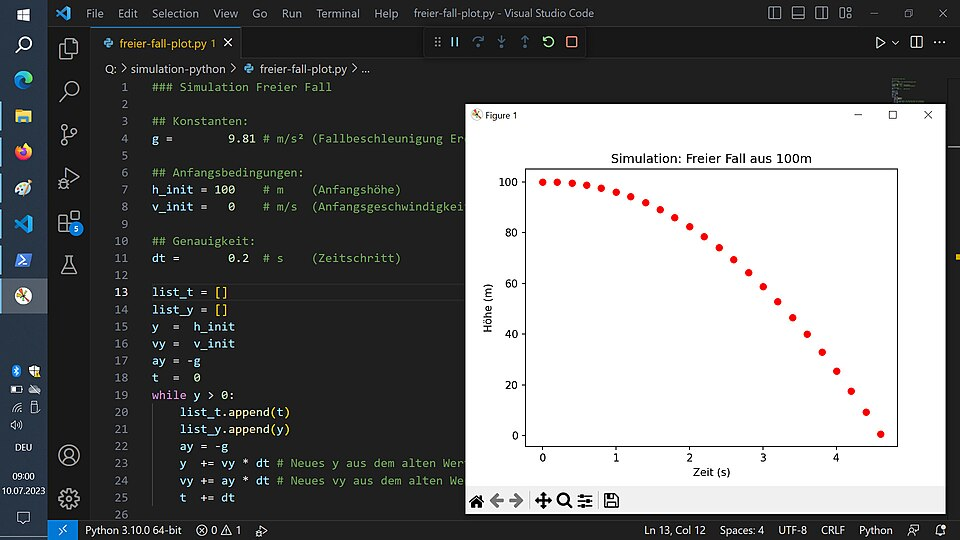
#> input picture 2026.10.07 - LENS WP4 - EDI/images/code-on-screen.jpg, 960 x 540 px
$ python make-slide-photo.py ../images/code-on-screen.jpg ../images/data-acquisition_2d-raw-data.jpg
#> lines starting #> are read from the running program, lines starting #| are printed output that depends on the picture
#!/usr/bin/env python3
"""Turn a phone photograph of a projected conference slide into a deck-ready 1600x900 image.

A projection photograph arrives skewed, warm and washed out, with the projector's own falloff
across the screen. Four steps fix that, in this order:

  1. crop away the screen surround (the dark strip at the frame edge),
  2. deskew by the text itself — the rotation whose row profile has the sharpest peaks,
  3. flatten the illumination by dividing out a heavily blurred copy (the projector's gradient),
  4. neutralise the colour cast and stretch the levels so the text reads.

    python3 tools/make-slide-photo.py <source.jpg> images/<target>.jpg
"""
import sys
from pathlib import Path

import numpy as np
from PIL import Image, ImageFilter

OUT_W, OUT_H = 1600, 900
DARK_EDGE = 0.75        # a column dimmer than this fraction of the median is screen surround
BLUR = 420              # radius of the background estimate: broad enough to leave the
                        # headline alone and only take out the projector falloff
BG_LEVEL = 0.46         # where the slide background should land (0..1)
TEXT_LEVEL = 0.995      # where the brightest text should land
INSET = 0.022           # trim the screen bezel the threshold crop leaves in the corners


def crop_surround(a: np.ndarray) -> np.ndarray:
    g = a.mean(axis=2)
    col = g.mean(axis=0)
    thr = np.median(col) * DARK_EDGE
    keep = np.where(col > thr)[0]
    x0, x1 = keep[0], keep[-1] + 1
    row = g.mean(axis=1)
    keep = np.where(row > np.median(row) * DARK_EDGE)[0]
    y0, y1 = keep[0], keep[-1] + 1
    return a[y0:y1, x0:x1]


def deskew_angle(a: np.ndarray) -> float:
    """The rotation whose row-sum profile varies most — text lines line up with the rows."""
    g = np.asarray(Image.fromarray(a.astype("uint8")).convert("L").resize((900, 500)), dtype=float)
    mask = g > np.percentile(g, 88)                      # the text, not the background
    best, best_score = 0.0, -1.0
    for deg in np.arange(-3.0, 3.01, 0.25):
        rot = np.asarray(Image.fromarray((mask * 255).astype("uint8")).rotate(deg, resample=Image.BILINEAR))
        score = rot.mean(axis=1).var()
        if score > best_score:
            best, best_score = float(deg), score
    return best


def flatten(a: np.ndarray) -> np.ndarray:
    bg = np.asarray(Image.fromarray(a.astype("uint8")).filter(ImageFilter.GaussianBlur(BLUR)), dtype=float)
    flat = a / np.maximum(bg, 1.0)                       # illumination and colour cast both go
    flat /= np.percentile(flat, 99.5)                    # the text becomes the white point
    return np.clip(flat, 0, 1)


def levels(a: np.ndarray) -> np.ndarray:
    g = a.mean(axis=2)
    bg = np.percentile(g, 50)                            # the slide's own background
    hi = np.percentile(g, 99.5)
    out = (a - bg) * ((TEXT_LEVEL - BG_LEVEL) / max(hi - bg, 1e-6)) + BG_LEVEL
    return np.clip(out, 0, 1)


def main(src: Path, dst: Path) -> None:
    a = np.asarray(Image.open(src).convert("RGB"), dtype=float)
    a = crop_surround(a)
#> in crop_surround, `col = g.mean(axis=0)`: col = 960 values, max 205.6 at index 911, min 7.68 at index 464, mean 117.6
#> in crop_surround, `thr = np.median(col) * DARK_EDGE`: thr = 71.06
#> in crop_surround, `keep = np.where(col > thr)[0]`: keep = 498 values from 0 to 945
#> in crop_surround, `x0, x1 = keep[0], keep[-1] + 1`: x0 = 0; x1 = 946
#> in crop_surround, `row = g.mean(axis=1)`: row = 540 values, max 158 at index 479, min 16.7 at index 103, mean 117.6
#> in crop_surround, `keep = np.where(row > np.median(row) * DARK_EDGE)[0]`: keep = 407 values from 104 to 513
#> in crop_surround, `y0, y1 = keep[0], keep[-1] + 1`: y0 = 104; y1 = 514
    deg = deskew_angle(a)
#> in deskew_angle, `g = np.asarray(Image.fromarray(a.astype("uint8")).convert("L").resize(..`:
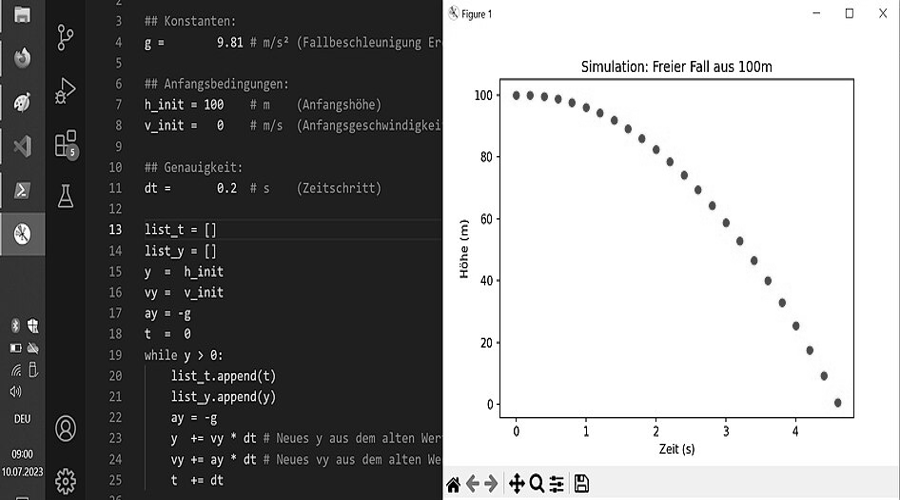
#> g: shape (500, 900) float64; min 0, max 255, mean 145.1
#> in deskew_angle, `mask = g > np.percentile(g, 88)`: mask: shape (500, 900) bool; every value is 0
#> the loop in deskew_angle, `for deg in np.arange(-3.0, 3.01, 0.25):` made 25 passes
#> (best, best_score) on pass 1: (-3, 0)
#> after the loop in deskew_angle, `for deg in np.arange(-3.0, 3.01, 0.25):`: best = -3; best_score = 0
#> deg = -3
    if abs(deg) > 0.05:
        a = np.asarray(Image.fromarray(a.astype("uint8")).rotate(deg, resample=Image.BICUBIC, expand=False), dtype=float)
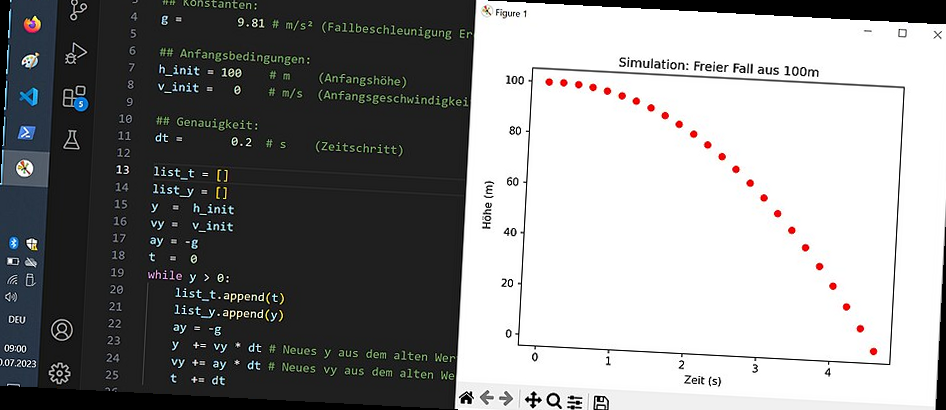
#> a: shape (410, 946, 3) float64; mean R, G, B 139.5, 140.2, 140.4
        m = int(abs(np.sin(np.deg2rad(deg))) * max(a.shape[:2])) + 2      # drop the rotation's blank wedges
#> m = 51
        a = a[m:-m or None, m:-m or None]
#> a: shape (308, 844, 3) float64
    h0, w0 = a.shape[:2]
#> h0 = 308; w0 = 844
    dy, dx = int(h0 * INSET), int(w0 * INSET)
#> dy = 6; dx = 18
    a = a[dy:h0 - dy, dx:w0 - dx]
#> a: shape (296, 808, 3) float64
    a = levels(flatten(a))
#> in flatten, `bg = np.asarray(Image.fromarray(a.astype("uint8")).filter(ImageFilter...`:
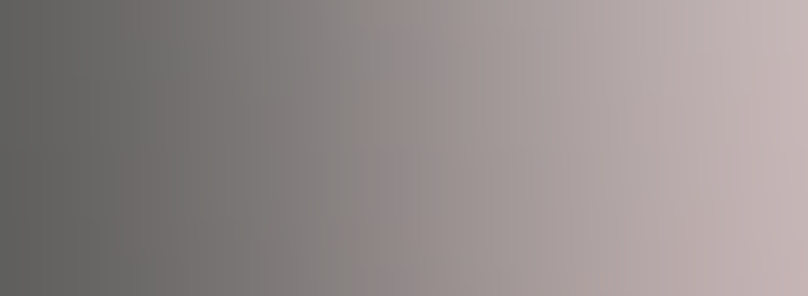
#> bg: shape (296, 808, 3) float64; mean R, G, B 146.8, 138.9, 138.3
#> in flatten, `flat = a / np.maximum(bg, 1.0)`:
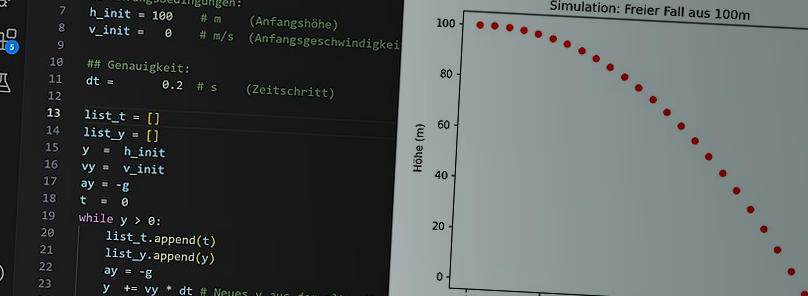
#> flat: shape (296, 808, 3) float64; mean R, G, B 0.882, 0.94, 0.94; drawn with min black and max white
#> in flatten, `return np.clip(flat, 0, 1)`:
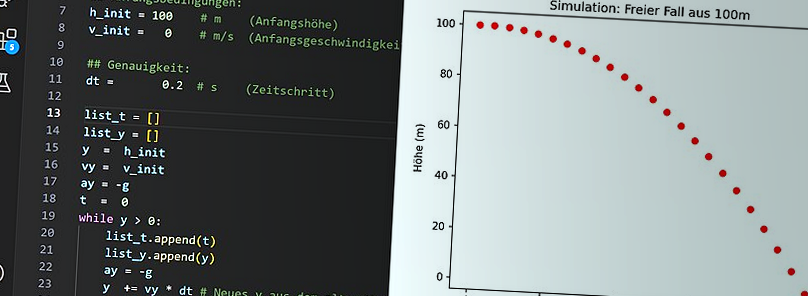
#> returned value: shape (296, 808, 3) float64; mean of channels 0, 1, 2 0.47, 0.501, 0.5; drawn as R, G, B
#> in levels, `bg = np.percentile(g, 50)                            # the slide's own..`: bg = 0.706
#> in levels, `hi = np.percentile(g, 99.5)`: hi = 0.974
#> in levels, `return np.clip(out, 0, 1)`:
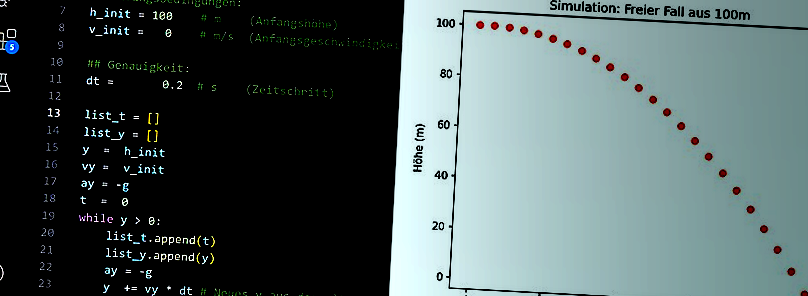
#> returned value: shape (296, 808, 3) float64; mean of channels 0, 1, 2 0.313, 0.37, 0.369; drawn as R, G, B
    im = Image.fromarray((a * 255).round().astype("uint8"))
    w, h = im.size                                        # centre-crop to 16:9, then resize
#> w = 808; h = 296
    if w / h > OUT_W / OUT_H:
        new = int(h * OUT_W / OUT_H); im = im.crop(((w - new) // 2, 0, (w + new) // 2, h))
#> after `new = int(h * OUT_W / OUT_H)`: new = 526
    else:
        new = int(w * OUT_H / OUT_W); im = im.crop((0, (h - new) // 2, w, (h + new) // 2))
    im.resize((OUT_W, OUT_H), Image.LANCZOS).save(dst, quality=90)
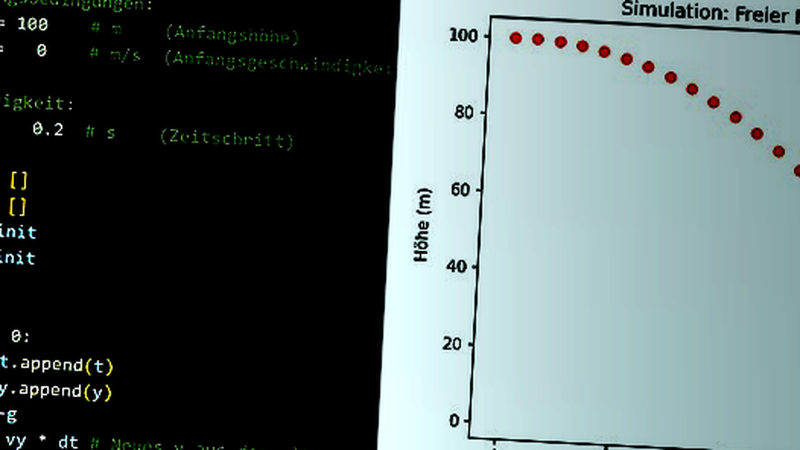
#> saved as data-acquisition_2d-raw-data.jpg: PIL image 1600x900 RGB (shown at 1/2 size); mean R, G, B 89.5, 103.7, 103.4
    print(f"{dst.name}: deskew {deg:+.2f}deg, {Image.open(dst).size}")
#| data-acquisition_2d-raw-data.jpg: deskew -3.00deg, (1600, 900)


if __name__ == "__main__":
    main(Path(sys.argv[1]), Path(sys.argv[2]))
